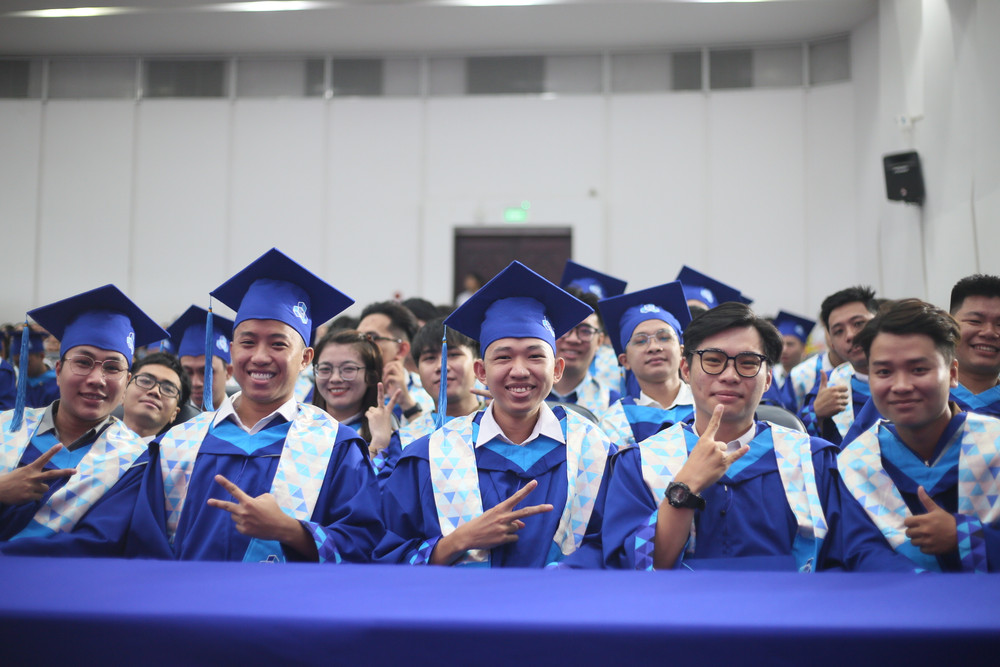
#> input picture test.jpg, 1000 x 667 px, found by its file name
$ jupyter execute pca.ipynb
#> lines starting #> are read from the running program, lines starting #| are printed output that depends on the picture; after the words box and inside, x2 and y2 are one past the last pixel; in counts of white or black regions, pixels touching at a corner belong together
### 1. Import thư viện cần thiết

[cell 1]
import cv2
import numpy as np

### 2. Đọc và chuyển sang ảnh xám

[cell 2]
img = cv2.imread('D:/python_project/PCA_For_Face_Recognition/test.jpg')
#> img is the input picture: shape (667, 1000, 3); mean B, G, R 154.3, 128.6, 126.1
gray = cv2.cvtColor(img, cv2.COLOR_BGR2GRAY)  # Chuyển đổi ảnh sang thang độ xám
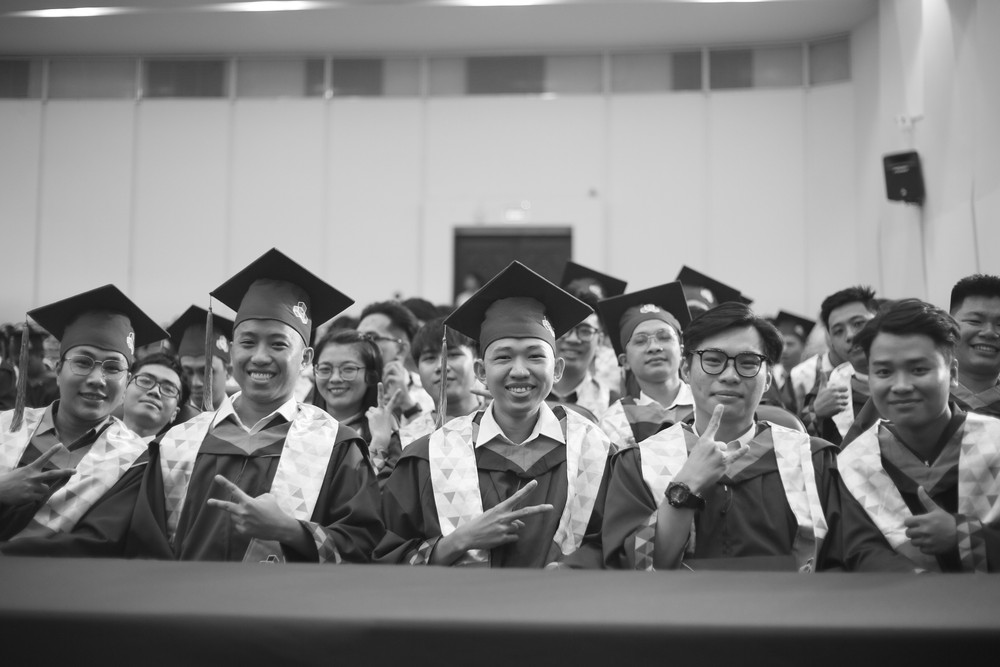
#> gray: shape (667, 1000); min 11, max 255, mean 130.8

### 3. Tạo bộ ảnh phát hiện khuôn mặt (Phương pháp Haar cascade)

[cell 3]
face_cascade = cv2.CascadeClassifier(cv2.data.haarcascades + 'haarcascade_frontalface_default.xml')

### 4. Phát hiện khuôn mặt trong ảnh

[cell 4]
faces = face_cascade.detectMultiScale(gray,
                                      scaleFactor=1.2, # Tỷ lệ thu phóng trong khoảng 1.1-1.3, ảnh sẽ giảm 20% mỗi lần, giúp phát hiện khuôn mặt nhỏ hơn nhưng chậm
                                      minNeighbors=6, # Số lượng vùng lân cận cần thiết để xác định một khuôn mặt, giá trị từ 3-6, giá trị cao hơn sẽ giảm số lượng phát hiện nhưng tăng độ chính xác
                                      minSize=(20, 20)) # Kích thước tối thiểu của khuôn mặt, giá trị này có thể điều chỉnh tùy theo kích thước khuôn mặt trong ảnh
#> faces = [[622, 314, 63, 63], [311, 346, 58, 58], [128, 361, 58, 58], [225, 315, 76, 76], [478, 324, 81, 81], [686, 326, 90, 90], [55, 332, 85, 85], [855, 333, 95, 95]]

# Kết quả trả về danh sách các tọa độ (x, y, w, h) của các khuôn mặt phát hiện được

### 5. Tiền xử lý từng khuôn mặt (chuẩn bị cho PCA)

[cell 5]
common_size = (100, 100) # Chuẩn hóa kích thước khuôn mặt
face_images = [] # Danh sách lưu trữ các ảnh khuôn mặt đã chuẩn hóa
threshold_energy = 1e6 # Ngưỡng năng lượng để lọc ra những vùng không phải mặt

### 6. Xử lý từng khuôn mặt phát hiện được

[cell 6]
for (x, y, w, h) in faces:
    face = img[y:y+h, x:x+w] # Cắt khuôn mặt từ ảnh gốc
    face_resized = cv2.resize(face, common_size) # Chuẩn hóa kích thước khuôn mặt
    face_gray = cv2.cvtColor(face_resized, cv2.COLOR_BGR2GRAY) # Chuyển đổi khuôn mặt sang thang độ xám
    face_vector = face_gray.flatten().astype(np.float32) # Chuyển đổi khuôn mặt thành vector

    # Chuẩn hóa
    face_mean = np.mean(face_vector) # Tính giá trị trung bình của vector khuôn mặt
    face_normalized = face_vector - face_mean # Chuẩn hóa vector khuôn mặt bằng cách trừ đi giá trị trung bình
    energy = np.linalg.norm(face_normalized) ** 2 # Tính năng lượng của khuôn mặt
    face_images.append((face_normalized, energy, (x, y, w, h))) # Lưu trữ khuôn mặt đã chuẩn hóa, năng lượng và tọa độ của khuôn mặt trong danh sách
#> this loop made 8 passes
#> (x, y, w, h, face_mean, energy) on passes 1 to 8: (622, 314, 63, 63, 135.8, 20534040.9), (311, 346, 58, 58, 111.9, 17464881.7), (128, 361, 58, 58, 118.3, 23186077.7), (225, 315, 76, 76, 123.5, 22552249.7), (478, 324, 81, 81, 128.7, 22297071.9), (686, 326, 90, 90, 115.2, 22944432.1), (55, 332, 85, 85, 104, 15593212.7), (855, 333, 95, 95, 95.08, 16073416.1)
#> pass 1, `face = img[y:y+h, x:x+w]`:
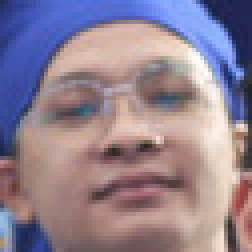
#> face: shape (63, 63, 3) (shown 4 times larger); mean B, G, R 145.2, 129.6, 144.9
#> pass 1, `face_resized = cv2.resize(face, common_size)`:
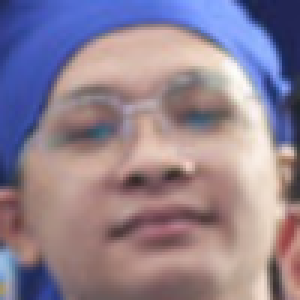
#> face_resized: shape (100, 100, 3) (shown 3 times larger); mean B, G, R 145, 129.5, 144.7
#> pass 1, `face_gray = cv2.cvtColor(face_resized, cv2.COLOR_BGR2GRAY)`:
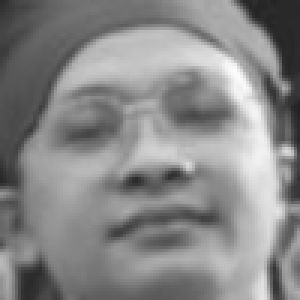
#> face_gray: shape (100, 100) (shown 3 times larger); min 35, max 252, mean 135.8
#> pass 2, `face = img[y:y+h, x:x+w]`:
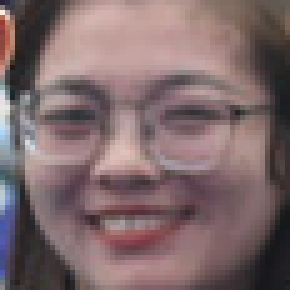
#> face: shape (58, 58, 3) (shown 5 times larger); mean B, G, R 107.1, 105.4, 126.8
#> after the loop:
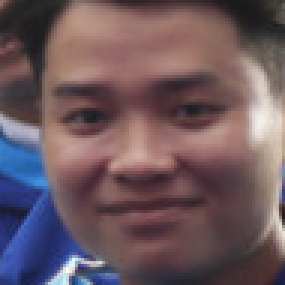
#> face: shape (95, 95, 3) (shown 3 times larger); mean B, G, R 94.8, 88.4, 108.7
#> after the loop, face_images = 8 items

### 7. Đếm khuôn mặt có năng lượng lớn hơn ngưỡng

[cell 7]
num_detected_faces = sum(energy > threshold_energy for (_, energy, _) in face_images) # Chỉ đếm những vùng khuôn mặt có năng lượng đủ lớn → loại bỏ mặt giả, mặt mờ, ảnh nhiễu.
#> num_detected_faces = 8
print('Number of faces recognized:', num_detected_faces)
#| Number of faces recognized: 8

### 8. Hiển thị khuôn mặt được nhận diện

[cell 8]
for (_, energy, (x, y, w, h)) in face_images:
    if energy > threshold_energy:
        cv2.rectangle(img, (x, y), (x + w, y + h), (0, 255, 0), 2)
        cv2.putText(img, 'Face', (x, y - 10), cv2.FONT_HERSHEY_SIMPLEX, 0.5, (0, 255, 0), 2)
#> this loop made 8 passes
#> (energy, x, y, w, h) on passes 1 to 8: (20534040.9, 622, 314, 63, 63), (17464881.7, 311, 346, 58, 58), (23186077.7, 128, 361, 58, 58), (22552249.7, 225, 315, 76, 76), (22297071.9, 478, 324, 81, 81), (22944432.1, 686, 326, 90, 90), (15593212.7, 55, 332, 85, 85), (16073416.1, 855, 333, 95, 95)
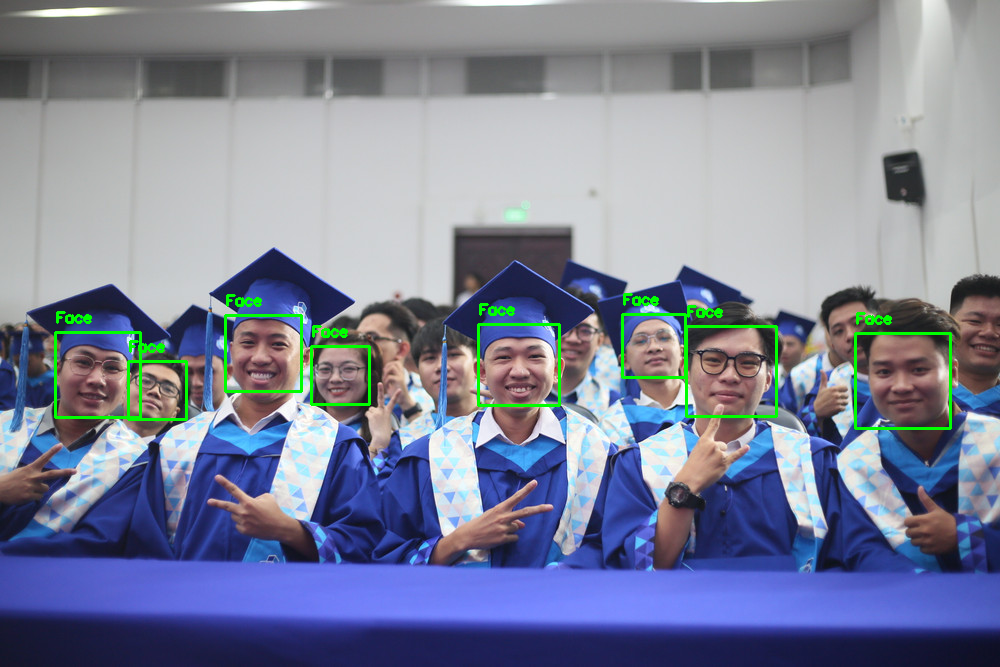
#> img: shape (667, 1000, 3); 1.37% of pixels changed, all inside (x1, y1, x2, y2) = (54, 293, 952, 430)
